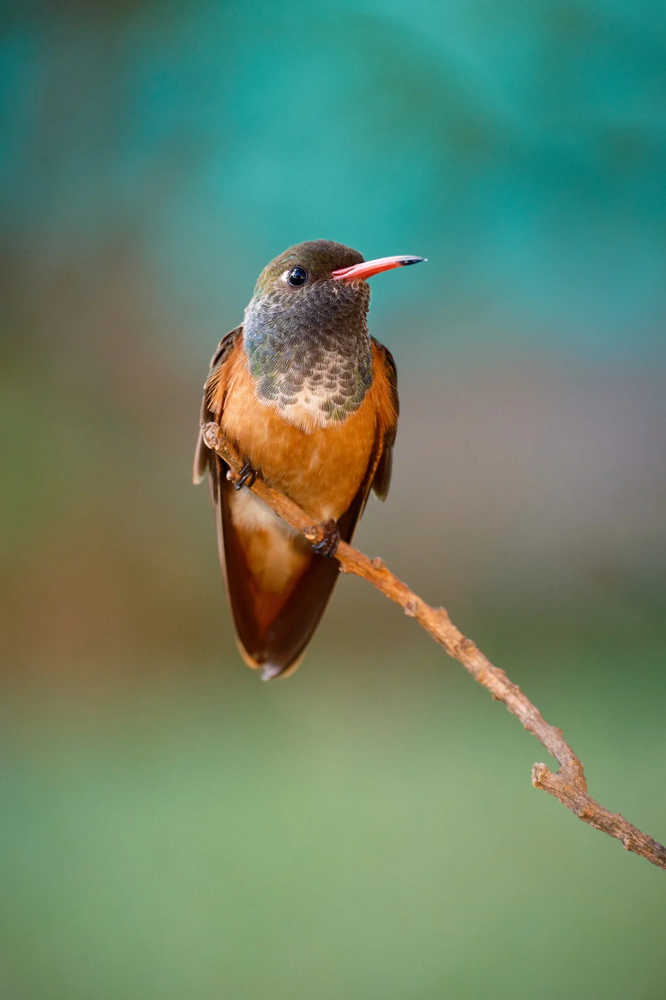
#> input picture bird.png, 666 x 1000 px, shrunk from 1333 x 2000 before the run
$ jupyter execute 'Pixel intensity bins.ipynb'
#> lines starting #> are read from the running program, lines starting #| are printed output that depends on the picture
[cell 1]
import numpy as np
import matplotlib.pyplot as plt
import cv2

[cell 2]
img = cv2.imread("bird.png")
#> img is the input picture: shape (1000, 666, 3); mean B, G, R 105.7, 131.1, 104.4
img = cv2.cvtColor(img, cv2.COLOR_BGR2RGB)

[cell 3]
flattened_img = img.flatten().astype(dtype=np.uint8)
unique_pixel_vals = list(set([int(pixel_val) for pixel_val in flattened_img]))
#> unique_pixel_vals = 256 values from 0 to 255
hist = {}
for pixel_val in unique_pixel_vals:
    hist[f"{pixel_val}"] = int(np.sum(flattened_img == pixel_val))
#> after the loop, hist = 256 items

[cell 4]
hist

[cell 5]
plt.bar(list(hist.keys()), list(hist.values()), width=.5)
plt.title("Pixel Intensity Histogram")
plt.grid()
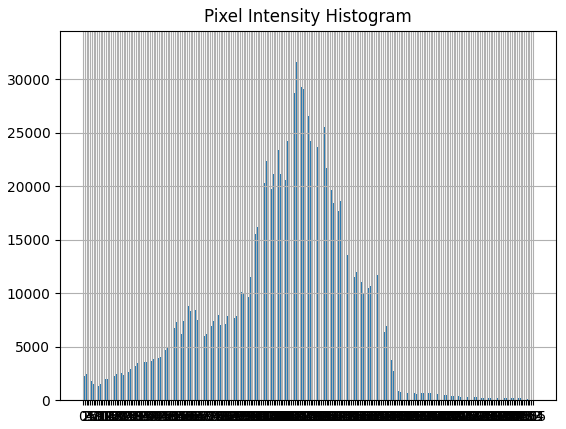
#> figure drawn by matplotlib, 1 panel; tallest bar 32918 high, from x = 122.8 to 123.2


$ run again, with im0.png copied over bird.png
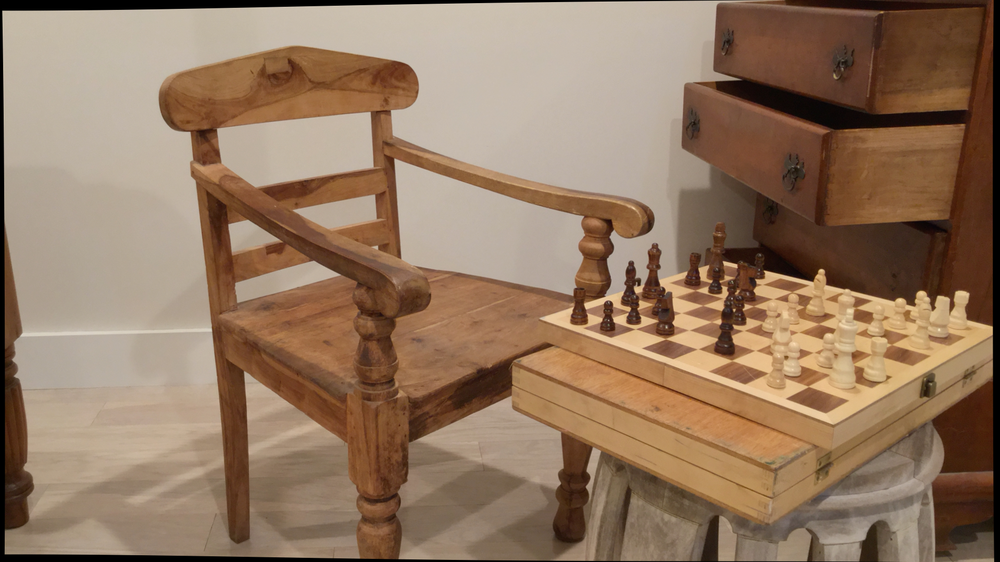
#> input picture im0.png, 1000 x 562 px, shrunk from 1920 x 1080 before the run
#> img is the input picture: shape (562, 1000, 3); mean B, G, R 96.9, 120, 146.9
#> unique_pixel_vals = 250 values from 0 to 252
#> after the loop `for pixel_val in unique_pixel_vals:`: hist = 250 items
#> `[cell 5] plt.bar(list(hist.keys()), list(hist.values()), width=.5) plt..`:
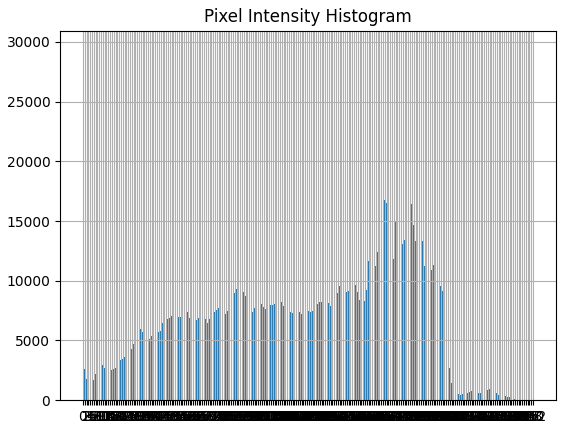
#> figure drawn by matplotlib, 1 panel; tallest bar 29472 high, from x = -0.25 to 0.25

$ run again, with im1.png copied over bird.png
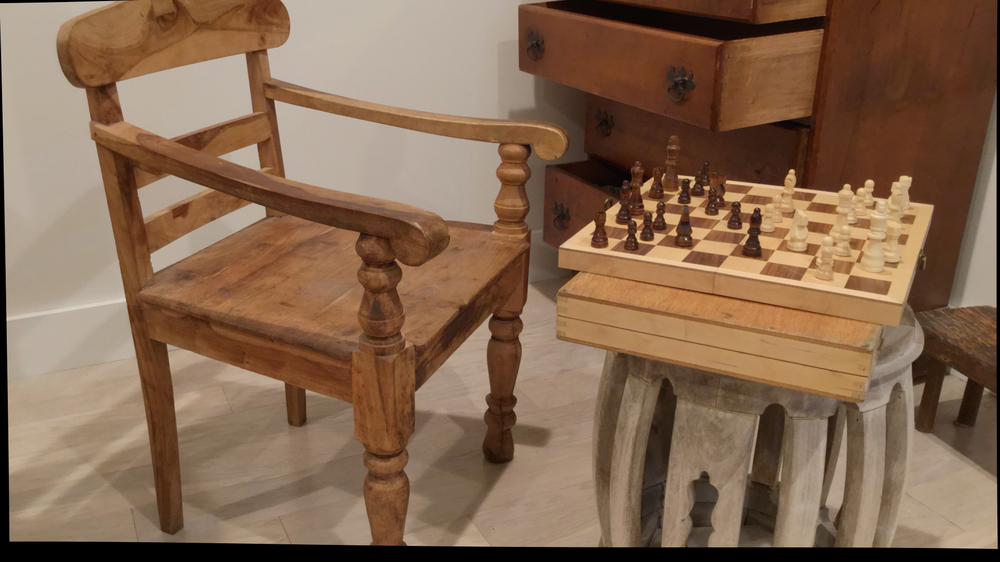
#> input picture im1.png, 1000 x 562 px, shrunk from 1920 x 1080 before the run
#> img is the input picture: shape (562, 1000, 3); mean B, G, R 80.8, 104, 133
#> unique_pixel_vals = 247 values from 0 to 247
#> after the loop `for pixel_val in unique_pixel_vals:`: hist = 247 items
#> `[cell 5] plt.bar(list(hist.keys()), list(hist.values()), width=.5) plt..`:
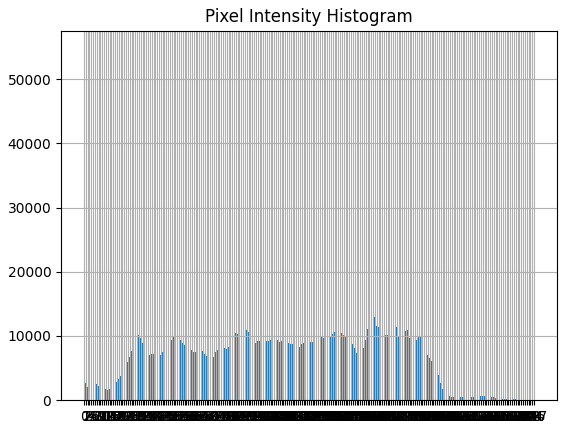
#> figure drawn by matplotlib, 1 panel; tallest bar 54826 high, from x = -0.25 to 0.25
